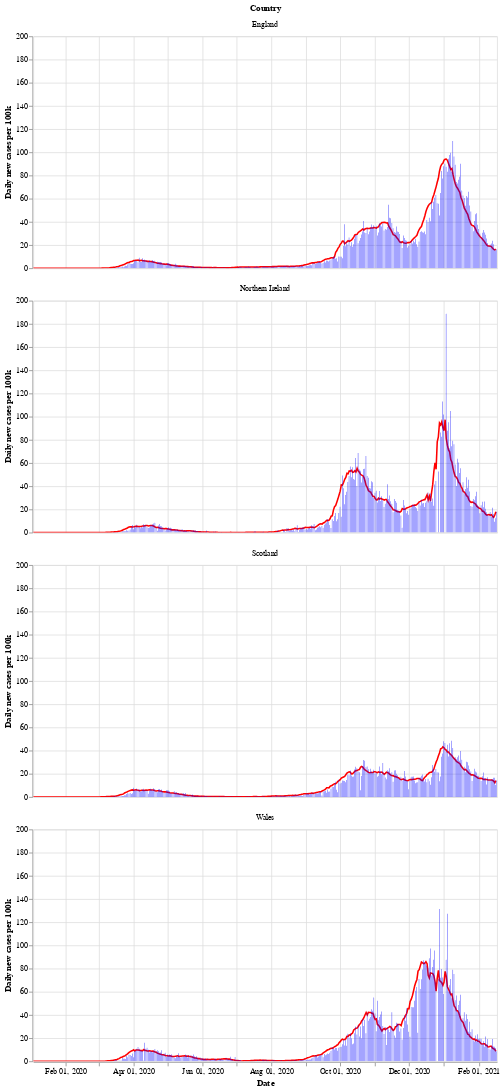

The notebook cell this image was saved under:
### Markdown cell above
Next is a bar chart of the number of new cases in each country (per 100k population), with the 7 day moving average of cases. Again we see that Wales saw a longer period of raising and falling cases compared to the other countries.

After a period of cases falling, each nation is now seeing a rise in the number of cases - especially in Wales.

### Code cell
# collapse
bars = alt.Chart(uk_cases).mark_bar().encode(
    x=alt.X("yearmonthdate(date):T", axis=alt.Axis(title='Date')),
    y=alt.Y("newCasesRate:Q", axis=alt.Axis(title='Daily new cases per 100k')),
    tooltip='newCasesRate',
    color=alt.condition(
        alt.datum.dailyChange > 0,
        alt.value("orange"),  # The positive color
        alt.value("blue")  # The negative color
    )
).properties(title='New cases per 100k population with rolling 7 day average', width=600).interactive()
line = alt.Chart(uk_cases).mark_line(
    color='red',
    size=2,
).transform_window(
    rolling_mean='mean(newCasesRate)',
    frame=[0, 7],
    groupby=['areaName']
).encode(
    x='yearmonthdate(date):T',
    y='rolling_mean:Q'
)
alt.layer(line, bars, data=uk_cases).facet(alt.Row('areaName', title='Country'), columns=1)

### Figure 1 — Vega-Lite specification as saved in the notebook (floating-point values rounded to 4 significant figures; data arrays with more than 128 entries replaced by an {"elided": "..."} marker saying what was removed)
{"config": {"view": {"continuousWidth": 400, "continuousHeight": 300}}, "data": {"name": "data-09704b95d9b0a6a93d7e59516331b111"}, "facet": {"type": "nominal", "field": "areaName", "title": "Country"}, "spec": {"layer": [{"mark": {"type": "line", "color": "red", "size": 2}, "encoding": {"x": {"type": "temporal", "field": "date", "timeUnit": "yearmonthdate"}, "y": {"type": "quantitative", "field": "rolling_mean"}}, "transform": [{"window": [{"op": "mean", "field": "newCasesRate", "as": "rolling_mean"}], "frame": [0, 7], "groupby": ["areaName"]}]}, {"mark": "bar", "encoding": {"color": {"condition": {"value": "orange", "test": "(datum.dailyChange > 0)"}, "value": "blue"}, "tooltip": {"type": "quantitative", "field": "newCasesRate"}, "x": {"type": "temporal", "axis": {"title": "Date"}, "field": "date", "timeUnit": "yearmonthdate"}, "y": {"type": "quantitative", "axis": {"title": "Daily new cases per 100k"}, "field": "newCasesRate"}}, "selection": {"selector002": {"type": "interval", "bind": "scales", "encodings": ["x", "y"]}}, "title": "New cases per 100k population with rolling 7 day average", "width": 600}]}, "columns": 1, "$schema": "https://vega.github.io/schema/vega-lite/v4.8.1.json", "datasets": {"data-09704b95d9b0a6a93d7e59516331b111": {"elided": "1644 records"}}}
